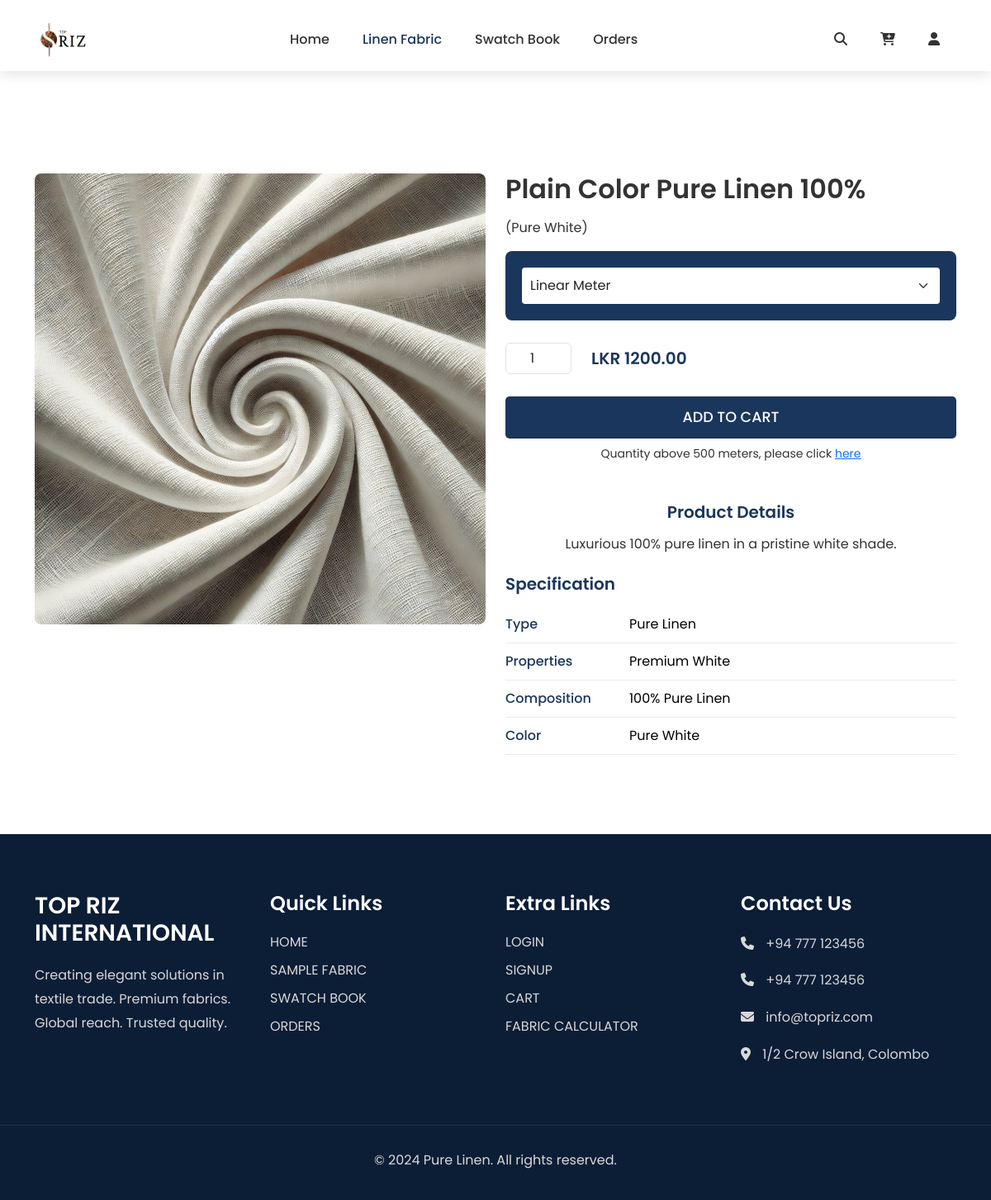
/sproduct.php?id=pure-white, run on the app's committed database.
### tables this page shows
CREATE TABLE `products` (
  `id` varchar(50) NOT NULL,
  `name` varchar(255) NOT NULL,
  `color` varchar(255) DEFAULT NULL,
  `price` decimal(10,2) NOT NULL,
  `half_price` decimal(10,2) DEFAULT NULL,
  `image_url` varchar(255) DEFAULT NULL,
  `description` text DEFAULT NULL,
  `type` varchar(100) DEFAULT NULL,
  `properties` varchar(255) DEFAULT NULL,
  `composition` varchar(255) DEFAULT NULL
);

### sproduct.php (the view, shortened to what this page needs)
<?php
require_once 'config.php';
$product_id = $_GET['id'];
$stmt = $conn->prepare("SELECT * FROM products WHERE id = ?");
$stmt->bind_param("s", $product_id);
$stmt->execute();
$result = $stmt->get_result();
$product = $result->fetch_assoc();
?>
<!DOCTYPE html>
<html lang="en">
<head>
    <link href="https://cdn.jsdelivr.net/npm/bootstrap@5.3.3/dist/css/bootstrap.min.css" rel="stylesheet">
    <link rel="stylesheet" href="https://cdnjs.cloudflare.com/ajax/libs/font-awesome/6.5.1/css/all.min.css">
    <link rel="stylesheet" href="Style.css">
</head>
<body>
    <nav class="navbar navbar-expand-lg navbar-light bg-light py-2 fixed-top">
        <div class="container">
            <img src="img/logo.png" alt="Pure Linen Logo" class="navbar-brand">
            <div class="collapse navbar-collapse justify-content-center" id="navbarSupportedContent">
                <ul class="navbar-nav mx-auto">
                    <li class="nav-item">
                        <a class="nav-link" href="Index.php">Home</a>
                    </li>
                    <li class="nav-item">
                        <a class="nav-link active" href="shop.php">Linen Fabric</a>
                    </li>
                    <li class="nav-item">
                        <a class="nav-link" href="swatch.php">Swatch Book</a>
                    </li>
                    <li class="nav-item">
                        <a class="nav-link" href="orders.php">Orders</a>
                    </li>
                </ul>
                <ul class="navbar-nav">
                    <li class="nav-item">
                        <a class="nav-link" href="#search"><i class="fas fa-search"></i></a>
                    </li>
                    <li class="nav-item">
                        <a class="nav-link" href="cart.php">
                            <i class="fas fa-cart-plus"></i>
                        </a>
                    </li>
                    <li class="nav-item">
                        <?php if (isset($_SESSION['user_id'])): ?>
                            <div class="dropdown">
                                <a class="nav-link dropdown-toggle" href="#" id="userDropdown" role="button" data-bs-toggle="dropdown" aria-expanded="false">
                                    <i class="fas fa-user"></i>
                                </a>
                                <ul class="dropdown-menu dropdown-menu-end" aria-labelledby="userDropdown">
                                    <li><p class="dropdown-item mb-0">Welcome, <?php echo $_SESSION['firstName']; ?></p></li>
                                    <li><hr class="dropdown-divider"></li>
                                    <li><a class="dropdown-item" href="profile.php">Update Profile</a></li>
                                    <li><a class="dropdown-item" href="logout.php">Logout</a></li>
                                </ul>
                            </div>
                        <?php else: ?>
                            <a class="nav-link" href="login.php"><i class="fas fa-user"></i></a>
                        <?php endif; ?>
                    </li>
                </ul>
            </div>
        </div>
    </nav>
    <section class="product-details-section">
        <div class="container">
            <div class="row">
                <div class="col-md-6">
                    <div class="product-image">
                        <img id="productImage" src="<?php echo !empty($product['image_url']) ? htmlspecialchars($product['image_url']) : 'img/placeholder.jpg'; ?>" alt="<?php echo htmlspecialchars($product['name']); ?>" class="img-fluid">
                    </div>
                </div>
                <div class="col-md-6">
                    <div class="product-info">
                        <h2 id="productTitle"><?php echo htmlspecialchars($product['name']); ?></h2>
                        <p id="productColor">(<?php echo htmlspecialchars($product['color']); ?>)</p>
                        <div class="size-selection">
                            <select class="form-select" id="sizeSelect">
                                <option value="meter">Linear Meter</option>
                            </select>
                        </div>
                        <div class="quantity-price mt-4">
                            <div class="d-flex align-items-center">
                                <div class="quantity me-4">
                                    <label>Qty</label>
                                    <input type="number" id="quantityInput" value="1" min="1" class="form-control">
                                </div>
                                <div class="price">
                                    <h4>LKR <span id="priceDisplay"><?php echo number_format($product['price'], 2); ?></span></h4>
                                </div>
                            </div>
                        </div>
                        <button id="addToCartBtn" class="btn btn-primary w-100 mt-4">Add To Cart</button>
                        <p class="bulk-note mt-2">
                            Quantity above 500 meters, please click <a href="bulk_inquiry.php" class="text-primary">here</a>
                        </p>
                        <div class="product-details mt-5">
                            <h3>Product Details</h3>
                            <p id="productDescription"><?php echo htmlspecialchars($product['description']); ?></p>
                        </div>
                        <div class="specifications mt-4">
                            <h3>Specification</h3>
                            <table class="table">
                                <tr>
                                    <td width="150">Type</td>
                                    <td id="specType"><?php echo htmlspecialchars($product['type']); ?></td>
                                </tr>
                                <tr>
                                    <td>Properties</td>
                                    <td id="specProperties"><?php echo htmlspecialchars($product['properties']); ?></td>
                                </tr>
                                <tr>
                                    <td>Composition</td>
                                    <td id="specComposition"><?php echo htmlspecialchars($product['composition']); ?></td>
                                </tr>
                                <tr>
                                    <td>Color</td>
                                    <td id="specColor"><?php echo htmlspecialchars($product['color']); ?></td>
                                </tr>
                            </table>
                        </div>
                    </div>
                </div>
            </div>
        </div>
    </section>
    <footer class="footer">
        <div class="container">
            <div class="row">
                <div class="col-md-3 col-sm-6">
                    <div class="footer-section">
                        <h3>TOP RIZ INTERNATIONAL</h3>
                        <p>Creating elegant solutions in textile trade. Premium fabrics. Global reach. Trusted quality.</p>
                    </div>
                </div>
                <div class="col-md-3 col-sm-6">
                    <div class="footer-section">
                        <h4>Quick Links</h4>
                        <ul>
                            <li><a href="index.php">HOME</a></li>
                            <li><a href="shop.php">SAMPLE FABRIC</a></li>
                            <li><a href="swatch.php">SWATCH BOOK</a></li>
                            <li><a href="#orders">ORDERS</a></li>
                        </ul>
                    </div>
                </div>
                <div class="col-md-3 col-sm-6">
                    <div class="footer-section">
                        <h4>Extra Links</h4>
                        <ul>
                            <li><a href="login.php">LOGIN</a></li>
                            <li><a href="login.php">SIGNUP</a></li>
                            <li><a href="cart.php">CART</a></li>
                            <li><a href="fabric_calculator.php">FABRIC CALCULATOR</a></li>
                        </ul>
                    </div>
                </div>
                <div class="col-md-3 col-sm-6">
                    <div class="footer-section">
                        <h4>Contact Us</h4>
                        <p><i class="fas fa-phone"></i> +94 777 123456</p>
                        <p><i class="fas fa-phone"></i> +94 777 123456</p>
                        <p><i class="fas fa-envelope"></i> info@topriz.com</p>
                        <p><i class="fas fa-map-marker-alt"></i> 1/2 Crow Island, Colombo</p>
                    </div>
                </div>
            </div>
        </div>
        <div class="footer-bottom">
            <div class="container">
                <p>&copy; 2024 Pure Linen. All rights reserved.</p>
            </div>
        </div>
    </footer>
</body>
</html>

### Style.css (style rules this page uses)
:root { --primary-color: #1B365D; --secondary-color: #708090; --accent-color: #d8d8d8; --text-color: #333333; --light-color: #FFFFFF; --dark-color: #0c1d36; --success-color: #088178; --shadow: 0 5px 15px rgba(0, 0, 0, 0.1); --transition: all 0.3s ease; }
* { margin: 0; padding: 0; box-sizing: border-box; font-family: "Poppins", sans-serif; }
body { padding-top: 100px; color: var(--text-color); }
h2 { font-size: 2rem; font-weight: 600; margin-bottom: 1rem; }
h3 { font-size: 1.75rem; font-weight: 600; margin-bottom: 1rem; }
h4 { font-size: 1.5rem; font-weight: 600; margin-bottom: 0.75rem; }
.navbar { background-color: var(--light-color) !important; box-shadow: var(--shadow); position: fixed; top: 0; left: 0; width: 100%; z-index: 1000; }
.navbar-brand { height: 60px; width: auto; }
.navbar-nav .nav-link { color: var(--text-color) !important; font-weight: 500; padding: 0 20px !important; transition: var(--transition); }
.navbar-nav .nav-link:hover, .navbar-nav .nav-link.active { color: var(--primary-color) !important; }
.product-details { text-align: center; }
.price { font-weight: 600; color: var(--primary-color); margin: 10px 0; }
.footer { background-color: var(--dark-color); color: var(--accent-color); padding: 60px 0 0; }
.footer-section { margin-bottom: 30px; }
.footer-section h3, .footer-section h4 { color: var(--light-color); margin-bottom: 20px; }
.footer-section ul { list-style: none; padding: 0; }
.footer-section ul li { margin-bottom: 10px; }
.footer-section ul li a { color: var(--accent-color); text-decoration: none; transition: var(--transition); }
.footer-section p { line-height: 1.8; }
.footer-section i { margin-right: 10px; }
.footer-bottom { padding: 20px 0; margin-top: 40px; text-align: center; border-top: 1px solid rgba(255, 255, 255, 0.1); }
input { color: inherit; width: 100%; background-color: transparent; border: none; border-bottom: 1px solid #757575; padding: 8px 0 8px 25px; font-size: 15px; }
input::placeholder { color: transparent; }
label { color: #757575; position: absolute; left: 25px; top: 8px; cursor: text; transition: 0.3s ease all; }
.btn { font-size: 1.1rem; padding: 12px 0; border-radius: 5px; outline: none; border: none; background-color: #1B365D; width: 100%; color: white; cursor: pointer; transition: 0.3s ease; }
button { background-color: #1B365D; color: #FFFFFF; padding: 10px 20px; font-weight: 700; outline: none; border: none; border-radius: 5px; text-transform: uppercase; transition: 0.3s ease; cursor: pointer; }
body { position: relative; padding-top: 100px; }
.footer { position: relative; z-index: 100; }
.price { color: #1B365D; font-weight: 600; font-size: 1.1rem; }
.container { padding-top: 10px; }
.product-details-section { padding: 80px 0; margin-top: 20px; }
.product-image img { width: 100%; border-radius: 8px; }
.size-selection { background-color: #1B365D; padding: 20px; border-radius: 8px; }
.form-select { border: none; padding: 10px; border-radius: 4px; }
.quantity label { display: block; margin-bottom: 5px; }
.quantity input { width: 80px; text-align: center; }
.price h4 { font-size: 20px; font-weight: 600; margin: 0; }
.btn-primary { background-color: #1B365D; border: none; padding: 12px; font-weight: 500; }
.bulk-note { font-size: 14px; text-align: center; }
.product-details h3, .specifications h3 { color: #1B365D; font-size: 20px; margin-bottom: 15px; }
.specifications table td { padding: 10px 0; border-color: #e9ecef; }
.specifications table td:first-child { font-weight: 500; color: #1B365D; }

### sproduct.php (style rules this page uses)
.nav-item { position: relative; }
.product-image { position: relative; cursor: zoom-in; }
#productImage { transition: transform 0.2s; display: block; width: 100%; }

### data on the page
products: image_url (picture), name "Plain Color Pure Linen 100%", color "Pure White", price "1200.00", description "Luxurious 100% pure linen in a pristine white shade.", type "Pure Linen", properties "Premium White", composition "100% Pure Linen"
